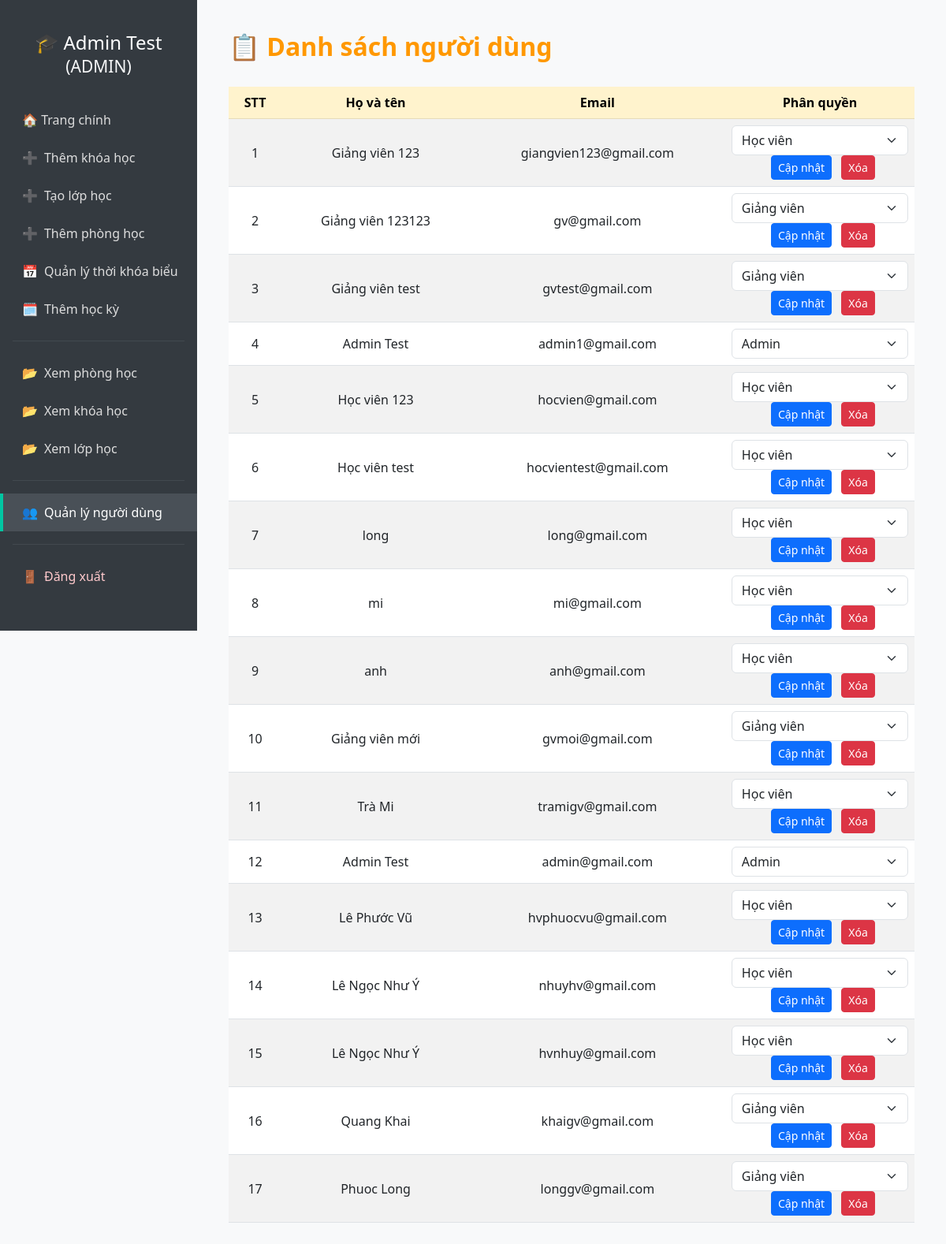
Page /view-users (signed in) on the earlier database version.
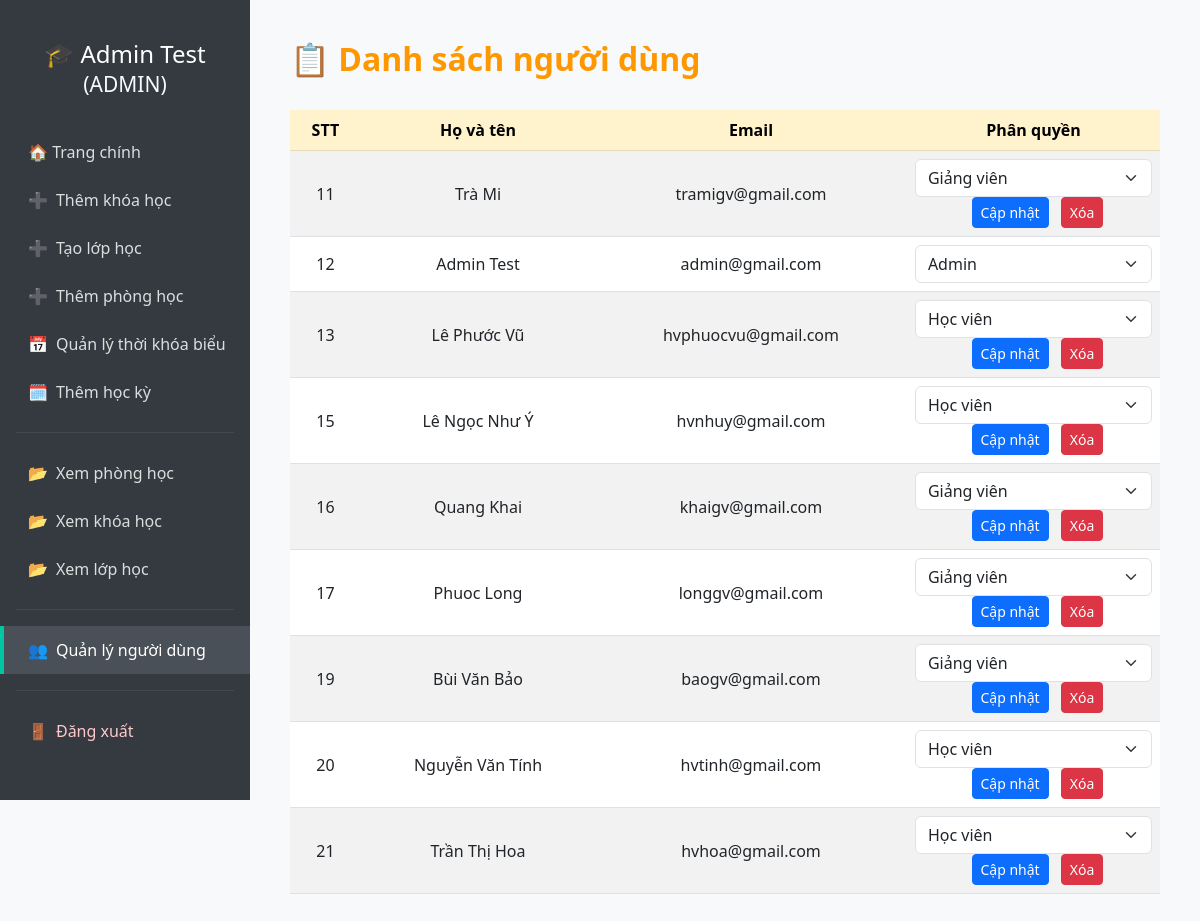
Same page on the later database version.
### tables this page shows
CREATE TABLE users (
            id INTEGER PRIMARY KEY AUTOINCREMENT,
            full_name TEXT NOT NULL,
            email TEXT NOT NULL UNIQUE,
            password TEXT NOT NULL,
            role TEXT NOT NULL CHECK (role IN ('student', 'teacher', 'admin')),
            dob DATE,                
            phone TEXT,             
            gender TEXT CHECK (gender IN ('male', 'female', 'other')), 
            cccd TEXT              
        , image TEXT);

### app.py (the view)
@app.route('/view-users')
@login_required
def view_users():
    if current_user.role != 'admin':
        return "Không có quyền truy cập", 403
    conn = sqlite3.connect('database.db')
    cursor = conn.cursor()
    users = cursor.execute("SELECT id, full_name, email, role FROM users").fetchall()
    conn.close()
    return render_template('admin/view_users.html', user=current_user, users=users)

### app.py (called while the page is built)
@login_manager.user_loader
def load_user(user_id):
    conn = sqlite3.connect('database.db')
    cursor = conn.cursor()
    cursor.execute("SELECT id, full_name, email, role, image FROM users WHERE id = ?", (user_id,))
    row = cursor.fetchone()
    conn.close()
    if row:
        return User(*row)
    return None

### templates/admin/view_users.html (shortened to what this page needs)
<!DOCTYPE html>
<html lang="vi">
<head>
  <link href="https://cdn.jsdelivr.net/npm/bootstrap@5.3.0/dist/css/bootstrap.min.css" rel="stylesheet">
</head>
<body>
<div class="sidebar">
    {%if user.role == 'admin' %}
      <h4>🎓 {{ user.full_name }}<br><small class="text-light">(ADMIN)</small></h4>
    {% elif user.role == 'teacher' %}
      <h4>👨‍🏫 {{ user.full_name }}<br><small class="text-light">(GIẢNG VIÊN)</small></h4>
    {% else %}
      <h4>👩‍🎓 {{ user.full_name }}<br><small class="text-light">(Sinh viên)</small></h4>
    {% endif %}
  <a href="/dashboard">🏠 Trang chính</a>
  <a href="{{ url_for('add_course') }}"><span class="icon">➕</span>Thêm khóa học</a>
  <a href="{{ url_for('add_class') }}"><span class="icon">➕</span>Tạo lớp học</a>
  <a href="{{ url_for('add_room') }}"><span class="icon">➕</span>Thêm phòng học</a>
  <a href="{{ url_for('add_schedule') }}"><span class="icon">📅</span>Quản lý thời khóa biểu</a>
  <a href="{{ url_for('add_semester') }}"><span class="icon">🗓️</span>Thêm học kỳ</a>
  <hr class="text-secondary mx-3">
  <a href="{{ url_for('view_rooms') }}"><span class="icon">📂</span>Xem phòng học</a>
  <a href="{{ url_for('view_courses') }}"><span class="icon">📂</span>Xem khóa học</a>
  <a href="{{ url_for('view_classes') }}" ><span class="icon">📂</span>Xem lớp học</a>
  <hr class="text-secondary mx-3">
  <a href="{{ url_for('view_users') }}" class="active"><span class="icon">👥</span>Quản lý người dùng</a>
  <hr class="text-secondary mx-3">
  <a href="{{ url_for('logout') }}" class="logout-link"><span class="icon">🚪</span>Đăng xuất</a>
</div>
<div class="main-content">
  <h2>📋 Danh sách người dùng</h2>
  <div class="table-responsive">
    <table class="table table-striped table-hover align-middle">
      <thead class="table-warning text-center">
        <tr>
          <th scope="col">STT</th>
          <th scope="col">Họ và tên</th>
          <th scope="col">Email</th>
          <th scope="col">Phân quyền</th>
        </tr>
      </thead>
      <tbody class="text-center">
        {% for c in users %}
        <tr>
          <td>{{ c[0] }}</td>
          <td>{{ c[1] }}</td>
          <td>{{ c[2] }}</td>
          <td>
            <select id="role-{{ c[0] }}" class="form-select">
              <option value="student" {% if c[3] == 'student' %}selected{% endif %}>Học viên</option>
              <option value="teacher" {% if c[3] == 'teacher' %}selected{% endif %}>Giảng viên</option>
              <option value="admin" {% if c[3] == 'admin' %}selected{% endif %} disabled>Admin</option>
            </select>
            {% if c[3] != 'admin' %}
            <button type="button" class="btn btn-primary btn-sm ms-2" onclick="showPasswordPopup({{ c[0] }})">Cập nhật</button>
            <form method="POST" action="{{ url_for('delete_user', user_id=c[0]) }}" class="d-inline">
              <button type="submit" class="btn btn-sm btn-danger ms-2"
                      onclick="return confirm('Bạn có chắc chắn muốn xóa người dùng này?');">Xóa</button>
            </form>
            {% endif %}
          </td>
        </tr>
        {% endfor %}
      </tbody>
    </table>
  </div>
</div>
</body>
</html>

Differences in the rows shown:
removed users: id "1", full_name "Giảng viên 123", email "giangvien123@gmail.com", role+id "Học viên"
removed users: id "2", full_name "Giảng viên 123123", email "gv@gmail.com", role+id "Giảng viên"
removed users: id "3", full_name "Giảng viên test", email "gvtest@gmail.com", role+id "Giảng viên"
removed users: id "4", full_name "Admin Test", email "admin1@gmail.com", role+id "Admin"
removed users: id "5", full_name "Học viên 123", email "hocvien@gmail.com", role+id "Học viên"
removed users: id "6", full_name "Học viên test", email "hocvientest@gmail.com", role+id "Học viên"
removed users: id "7", full_name "long", email "long@gmail.com", role+id "Học viên"
removed users: id "8", full_name "mi", email "mi@gmail.com", role+id "Học viên"
removed users: id "9", full_name "anh", email "anh@gmail.com", role+id "Học viên"
removed users: id "10", full_name "Giảng viên mới", email "gvmoi@gmail.com", role+id "Giảng viên"
removed users: id "14", full_name "Lê Ngọc Như Ý", email "nhuyhv@gmail.com", role+id "Học viên"
changed users "Trà Mi": role+id "Học viên" → "Giảng viên"
added users: id "19", full_name "Bùi Văn Bảo", email "baogv@gmail.com", role+id "Giảng viên"
added users: id "20", full_name "Nguyễn Văn Tính", email "hvtinh@gmail.com", role+id "Học viên"
added users: id "21", full_name "Trần Thị Hoa", email "hvhoa@gmail.com", role+id "Học viên"
